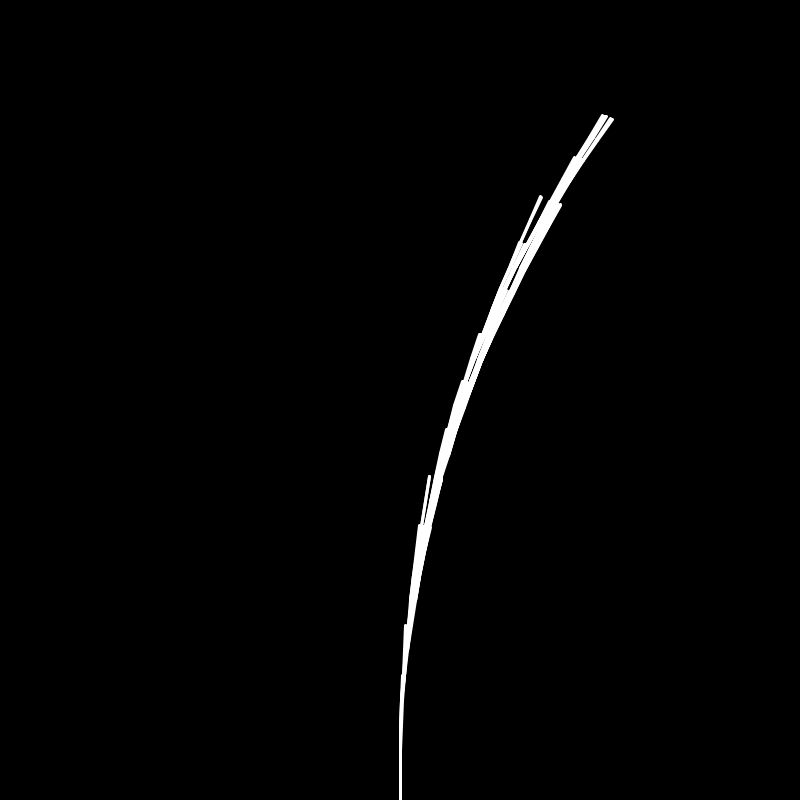
Frame 1 (no input)
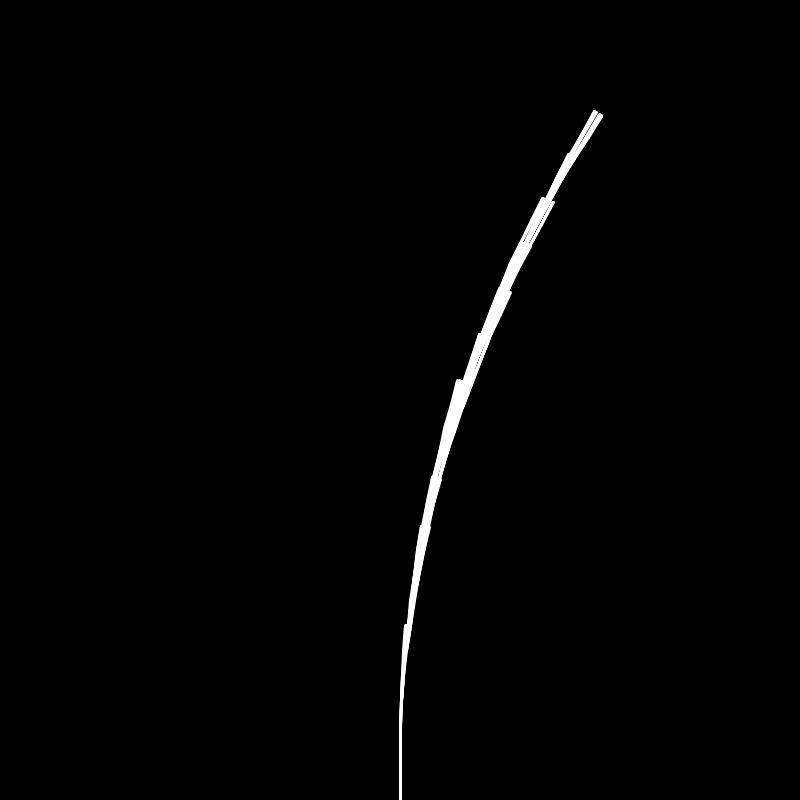
Frame 60 (the mouse pressed at the canvas centre just before this capture)
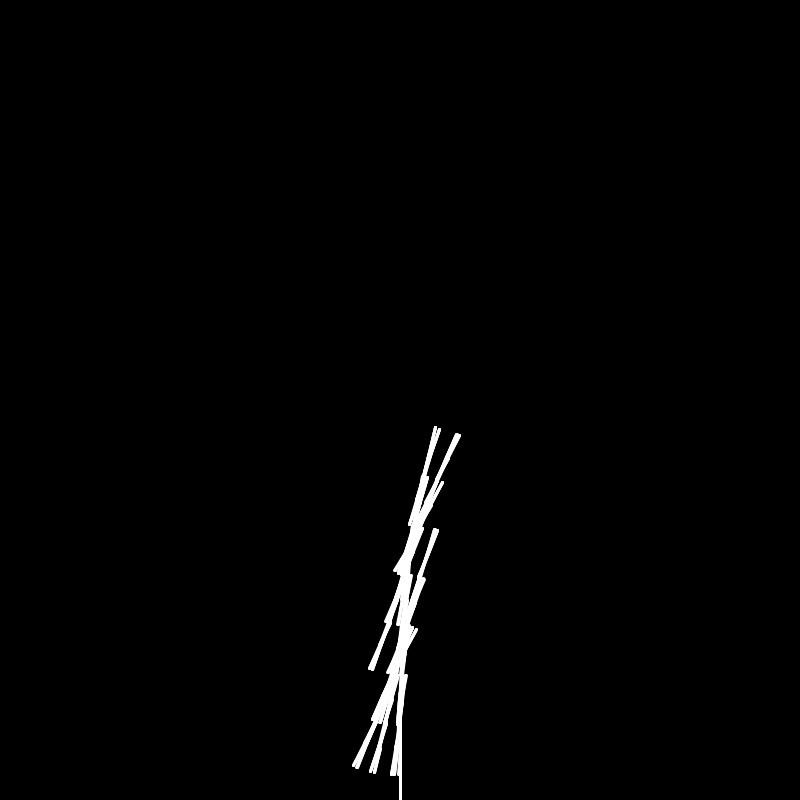
Frame 120 (the mouse held since frame 60 and released just before this capture)

The Processing sketch that drew these frames (run headless with seeded random() and noise(); from frame 60 on, the mouse is pressed at the canvas centre):

// Processing sketch: lsystems
// ── lsystems.pde
String[] koch = new String [4];
String[] hilbert = new String [5];
String[] dragon = new String [11];
String[] tree = new String [6];
String[] bush = new String [4];
String[] gosper = new String[4];

/* Mode variable to choose which LSystem to use */
public enum Mode { KOCH, HILBERT, DRAGON, TREE, BUSH, GOSPER }
Mode mode = Mode.BUSH;

HashMap<Character,String> rules = new HashMap<Character,String>();

void setup() {
  rules.put('A',"A-B--B+A++AA+B-");
  rules.put('B',"+A-BB--B-A++A+B"); 
  
  size(800,800);
  koch[0] = "F";
  koch[1] = "F-F++F-F";
  koch[2] = "F-F++F-F-F-F++F-F++F-F++F-F-F-F++F-F";
  koch[3] = "F-F++F-F-F-F++F-F++F-F++F-F-F-F++F-F-F-F++F-F-F-F++F-F++F-F++F-F-F-F++F-F++F-F++F-F-F-F++F-F++F-F++F-F-F-F++F-F-F-F++F-F-F-F++F-F++F-F++F-F-F-F++F-F";
  hilbert[0] = "A";
  hilbert[1] = "-BF+AFA+FB-";
  hilbert[2] = "-+AF-BFB-FA+F+-BF+AFA+FB-F-BF+AFA+FB-+F+AF-BFB-FA+-";
  hilbert[3] = "-+-BF+AFA+FB-F-+AF-BFB-FA+F+AF-BFB-FA+-F-BF+AFA+FB-+F+-+AF-BFB-FA+F+-BF+AFA+FB-F-BF+AFA+FB-+F+AF-BFB-FA+-F-+AF-BFB-FA+F+-BF+AFA+FB-F-BF+AFA+FB-+F+AF-BFB-FA+-+F+-BF+AFA+FB-F-+AF-BFB-FA+F+AF-BFB-FA+-F-BF+AFA+FB-+-";
  hilbert[4] = "-+-+AF-BFB-FA+F+-BF+AFA+FB-F-BF+AFA+FB-+F+AF-BFB-FA+-F-+-BF+AFA+FB-F-+AF-BFB-FA+F+AF-BFB-FA+-F-BF+AFA+FB-+F+-BF+AFA+FB-F-+AF-BFB-FA+F+AF-BFB-FA+-F-BF+AFA+FB-+-F-+AF-BFB-FA+F+-BF+AFA+FB-F-BF+AFA+FB-+F+AF-BFB-FA+-+F+-+-BF+AFA+FB-F-+AF-BFB-FA+F+AF-BFB-FA+-F-BF+AFA+FB-+F+-+AF-BFB-FA+F+-BF+AFA+FB-F-BF+AFA+FB-+F+AF-BFB-FA+-F-+AF-BFB-FA+F+-BF+AFA+FB-F-BF+AFA+FB-+F+AF-BFB-FA+-+F+-BF+AFA+FB-F-+AF-BFB-FA+F+AF-BFB-FA+-F-BF+AFA+FB-+-F-+-BF+AFA+FB-F-+AF-BFB-FA+F+AF-BFB-FA+-F-BF+AFA+FB-+F+-+AF-BFB-FA+F+-BF+AFA+FB-F-BF+AFA+FB-+F+AF-BFB-FA+-F-+AF-BFB-FA+F+-BF+AFA+FB-F-BF+AFA+FB-+F+AF-BFB-FA+-+F+-BF+AFA+FB-F-+AF-BFB-FA+F+AF-BFB-FA+-F-BF+AFA+FB-+-+F+-+AF-BFB-FA+F+-BF+AFA+FB-F-BF+AFA+FB-+F+AF-BFB-FA+-F-+-BF+AFA+FB-F-+AF-BFB-FA+F+AF-BFB-FA+-F-BF+AFA+FB-+F+-BF+AFA+FB-F-+AF-BFB-FA+F+AF-BFB-FA+-F-BF+AFA+FB-+-F-+AF-BFB-FA+F+-BF+AFA+FB-F-BF+AFA+FB-+F+AF-BFB-FA+-+-";
  dragon[0] = "FX";
  dragon[1] = "FX+YF";
  dragon[2] = "FX+YF+FX-YF";
  dragon[3] = "FX+YF+FX-YF+FX+YF-FX-YF";
  dragon[4] = "FX+YF+FX-YF+FX+YF-FX-YF+FX+YF+FX-YF-FX+YF-FX-YF";
  dragon[5] = "FX+YF+FX-YF+FX+YF-FX-YF+FX+YF+FX-YF-FX+YF-FX-YF+FX+YF+FX-YF+FX+YF-FX-YF-FX+YF+FX-YF-FX+YF-FX-YF";
  dragon[6] = "FX+YF+FX-YF+FX+YF-FX-YF+FX+YF+FX-YF-FX+YF-FX-YF+FX+YF+FX-YF+FX+YF-FX-YF-FX+YF+FX-YF-FX+YF-FX-YF+FX+YF+FX-YF+FX+YF-FX-YF+FX+YF+FX-YF-FX+YF-FX-YF-FX+YF+FX-YF+FX+YF-FX-YF-FX+YF+FX-YF-FX+YF-FX-YF";
  dragon[7] = "FX+YF+FX-YF+FX+YF-FX-YF+FX+YF+FX-YF-FX+YF-FX-YF+FX+YF+FX-YF+FX+YF-FX-YF-FX+YF+FX-YF-FX+YF-FX-YF+FX+YF+FX-YF+FX+YF-FX-YF+FX+YF+FX-YF-FX+YF-FX-YF-FX+YF+FX-YF+FX+YF-FX-YF-FX+YF+FX-YF-FX+YF-FX-YF+FX+YF+FX-YF+FX+YF-FX-YF+FX+YF+FX-YF-FX+YF-FX-YF+FX+YF+FX-YF+FX+YF-FX-YF-FX+YF+FX-YF-FX+YF-FX-YF-FX+YF+FX-YF+FX+YF-FX-YF+FX+YF+FX-YF-FX+YF-FX-YF-FX+YF+FX-YF+FX+YF-FX-YF-FX+YF+FX-YF-FX+YF-FX-YF";
  dragon[8] = "FX+YF+FX-YF+FX+YF-FX-YF+FX+YF+FX-YF-FX+YF-FX-YF+FX+YF+FX-YF+FX+YF-FX-YF-FX+YF+FX-YF-FX+YF-FX-YF+FX+YF+FX-YF+FX+YF-FX-YF+FX+YF+FX-YF-FX+YF-FX-YF-FX+YF+FX-YF+FX+YF-FX-YF-FX+YF+FX-YF-FX+YF-FX-YF+FX+YF+FX-YF+FX+YF-FX-YF+FX+YF+FX-YF-FX+YF-FX-YF+FX+YF+FX-YF+FX+YF-FX-YF-FX+YF+FX-YF-FX+YF-FX-YF-FX+YF+FX-YF+FX+YF-FX-YF+FX+YF+FX-YF-FX+YF-FX-YF-FX+YF+FX-YF+FX+YF-FX-YF-FX+YF+FX-YF-FX+YF-FX-YF+FX+YF+FX-YF+FX+YF-FX-YF+FX+YF+FX-YF-FX+YF-FX-YF+FX+YF+FX-YF+FX+YF-FX-YF-FX+YF+FX-YF-FX+YF-FX-YF+FX+YF+FX-YF+FX+YF-FX-YF+FX+YF+FX-YF-FX+YF-FX-YF-FX+YF+FX-YF+FX+YF-FX-YF-FX+YF+FX-YF-FX+YF-FX-YF-FX+YF+FX-YF+FX+YF-FX-YF+FX+YF+FX-YF-FX+YF-FX-YF+FX+YF+FX-YF+FX+YF-FX-YF-FX+YF+FX-YF-FX+YF-FX-YF-FX+YF+FX-YF+FX+YF-FX-YF+FX+YF+FX-YF-FX+YF-FX-YF-FX+YF+FX-YF+FX+YF-FX-YF-FX+YF+FX-YF-FX+YF-FX-YF";
  dragon[9] = "FX+YF+FX-YF+FX+YF-FX-YF+FX+YF+FX-YF-FX+YF-FX-YF+FX+YF+FX-YF+FX+YF-FX-YF-FX+YF+FX-YF-FX+YF-FX-YF+FX+YF+FX-YF+FX+YF-FX-YF+FX+YF+FX-YF-FX+YF-FX-YF-FX+YF+FX-YF+FX+YF-FX-YF-FX+YF+FX-YF-FX+YF-FX-YF+FX+YF+FX-YF+FX+YF-FX-YF+FX+YF+FX-YF-FX+YF-FX-YF+FX+YF+FX-YF+FX+YF-FX-YF-FX+YF+FX-YF-FX+YF-FX-YF-FX+YF+FX-YF+FX+YF-FX-YF+FX+YF+FX-YF-FX+YF-FX-YF-FX+YF+FX-YF+FX+YF-FX-YF-FX+YF+FX-YF-FX+YF-FX-YF+FX+YF+FX-YF+FX+YF-FX-YF+FX+YF+FX-YF-FX+YF-FX-YF+FX+YF+FX-YF+FX+YF-FX-YF-FX+YF+FX-YF-FX+YF-FX-YF+FX+YF+FX-YF+FX+YF-FX-YF+FX+YF+FX-YF-FX+YF-FX-YF-FX+YF+FX-YF+FX+YF-FX-YF-FX+YF+FX-YF-FX+YF-FX-YF-FX+YF+FX-YF+FX+YF-FX-YF+FX+YF+FX-YF-FX+YF-FX-YF+FX+YF+FX-YF+FX+YF-FX-YF-FX+YF+FX-YF-FX+YF-FX-YF-FX+YF+FX-YF+FX+YF-FX-YF+FX+YF+FX-YF-FX+YF-FX-YF-FX+YF+FX-YF+FX+YF-FX-YF-FX+YF+FX-YF-FX+YF-FX-YF+FX+YF+FX-YF+FX+YF-FX-YF+FX+YF+FX-YF-FX+YF-FX-YF+FX+YF+FX-YF+FX+YF-FX-YF-FX+YF+FX-YF-FX+YF-FX-YF+FX+YF+FX-YF+FX+YF-FX-YF+FX+YF+FX-YF-FX+YF-FX-YF-FX+YF+FX-YF+FX+YF-FX-YF-FX+YF+FX-YF-FX+YF-FX-YF+FX+YF+FX-YF+FX+YF-FX-YF+FX+YF+FX-YF-FX+YF-FX-YF+FX+YF+FX-YF+FX+YF-FX-YF-FX+YF+FX-YF-FX+YF-FX-YF-FX+YF+FX-YF+FX+YF-FX-YF+FX+YF+FX-YF-FX+YF-FX-YF-FX+YF+FX-YF+FX+YF-FX-YF-FX+YF+FX-YF-FX+YF-FX-YF-FX+YF+FX-YF+FX+YF-FX-YF+FX+YF+FX-YF-FX+YF-FX-YF+FX+YF+FX-YF+FX+YF-FX-YF-FX+YF+FX-YF-FX+YF-FX-YF+FX+YF+FX-YF+FX+YF-FX-YF+FX+YF+FX-YF-FX+YF-FX-YF-FX+YF+FX-YF+FX+YF-FX-YF-FX+YF+FX-YF-FX+YF-FX-YF-FX+YF+FX-YF+FX+YF-FX-YF+FX+YF+FX-YF-FX+YF-FX-YF+FX+YF+FX-YF+FX+YF-FX-YF-FX+YF+FX-YF-FX+YF-FX-YF-FX+YF+FX-YF+FX+YF-FX-YF+FX+YF+FX-YF-FX+YF-FX-YF-FX+YF+FX-YF+FX+YF-FX-YF-FX+YF+FX-YF-FX+YF-FX-YF";
  dragon[10] = "FX+YF+FX-YF+FX+YF-FX-YF+FX+YF+FX-YF-FX+YF-FX-YF+FX+YF+FX-YF+FX+YF-FX-YF-FX+YF+FX-YF-FX+YF-FX-YF+FX+YF+FX-YF+FX+YF-FX-YF+FX+YF+FX-YF-FX+YF-FX-YF-FX+YF+FX-YF+FX+YF-FX-YF-FX+YF+FX-YF-FX+YF-FX-YF+FX+YF+FX-YF+FX+YF-FX-YF+FX+YF+FX-YF-FX+YF-FX-YF+FX+YF+FX-YF+FX+YF-FX-YF-FX+YF+FX-YF-FX+YF-FX-YF-FX+YF+FX-YF+FX+YF-FX-YF+FX+YF+FX-YF-FX+YF-FX-YF-FX+YF+FX-YF+FX+YF-FX-YF-FX+YF+FX-YF-FX+YF-FX-YF+FX+YF+FX-YF+FX+YF-FX-YF+FX+YF+FX-YF-FX+YF-FX-YF+FX+YF+FX-YF+FX+YF-FX-YF-FX+YF+FX-YF-FX+YF-FX-YF+FX+YF+FX-YF+FX+YF-FX-YF+FX+YF+FX-YF-FX+YF-FX-YF-FX+YF+FX-YF+FX+YF-FX-YF-FX+YF+FX-YF-FX+YF-FX-YF-FX+YF+FX-YF+FX+YF-FX-YF+FX+YF+FX-YF-FX+YF-FX-YF+FX+YF+FX-YF+FX+YF-FX-YF-FX+YF+FX-YF-FX+YF-FX-YF-FX+YF+FX-YF+FX+YF-FX-YF+FX+YF+FX-YF-FX+YF-FX-YF-FX+YF+FX-YF+FX+YF-FX-YF-FX+YF+FX-YF-FX+YF-FX-YF+FX+YF+FX-YF+FX+YF-FX-YF+FX+YF+FX-YF-FX+YF-FX-YF+FX+YF+FX-YF+FX+YF-FX-YF-FX+YF+FX-YF-FX+YF-FX-YF+FX+YF+FX-YF+FX+YF-FX-YF+FX+YF+FX-YF-FX+YF-FX-YF-FX+YF+FX-YF+FX+YF-FX-YF-FX+YF+FX-YF-FX+YF-FX-YF+FX+YF+FX-YF+FX+YF-FX-YF+FX+YF+FX-YF-FX+YF-FX-YF+FX+YF+FX-YF+FX+YF-FX-YF-FX+YF+FX-YF-FX+YF-FX-YF-FX+YF+FX-YF+FX+YF-FX-YF+FX+YF+FX-YF-FX+YF-FX-YF-FX+YF+FX-YF+FX+YF-FX-YF-FX+YF+FX-YF-FX+YF-FX-YF-FX+YF+FX-YF+FX+YF-FX-YF+FX+YF+FX-YF-FX+YF-FX-YF+FX+YF+FX-YF+FX+YF-FX-YF-FX+YF+FX-YF-FX+YF-FX-YF+FX+YF+FX-YF+FX+YF-FX-YF+FX+YF+FX-YF-FX+YF-FX-YF-FX+YF+FX-YF+FX+YF-FX-YF-FX+YF+FX-YF-FX+YF-FX-YF-FX+YF+FX-YF+FX+YF-FX-YF+FX+YF+FX-YF-FX+YF-FX-YF+FX+YF+FX-YF+FX+YF-FX-YF-FX+YF+FX-YF-FX+YF-FX-YF-FX+YF+FX-YF+FX+YF-FX-YF+FX+YF+FX-YF-FX+YF-FX-YF-FX+YF+FX-YF+FX+YF-FX-YF-FX+YF+FX-YF-FX+YF-FX-YF+FX+YF+FX-YF+FX+YF-FX-YF+FX+YF+FX-YF-FX+YF-FX-YF+FX+YF+FX-YF+FX+YF-FX-YF-FX+YF+FX-YF-FX+YF-FX-YF+FX+YF+FX-YF+FX+YF-FX-YF+FX+YF+FX-YF-FX+YF-FX-YF-FX+YF+FX-YF+FX+YF-FX-YF-FX+YF+FX-YF-FX+YF-FX-YF+FX+YF+FX-YF+FX+YF-FX-YF+FX+YF+FX-YF-FX+YF-FX-YF+FX+YF+FX-YF+FX+YF-FX-YF-FX+YF+FX-YF-FX+YF-FX-YF-FX+YF+FX-YF+FX+YF-FX-YF+FX+YF+FX-YF-FX+YF-FX-YF-FX+YF+FX-YF+FX+YF-FX-YF-FX+YF+FX-YF-FX+YF-FX-YF+FX+YF+FX-YF+FX+YF-FX-YF+FX+YF+FX-YF-FX+YF-FX-YF+FX+YF+FX-YF+FX+YF-FX-YF-FX+YF+FX-YF-FX+YF-FX-YF+FX+YF+FX-YF+FX+YF-FX-YF+FX+YF+FX-YF-FX+YF-FX-YF-FX+YF+FX-YF+FX+YF-FX-YF-FX+YF+FX-YF-FX+YF-FX-YF-FX+YF+FX-YF+FX+YF-FX-YF+FX+YF+FX-YF-FX+YF-FX-YF+FX+YF+FX-YF+FX+YF-FX-YF-FX+YF+FX-YF-FX+YF-FX-YF-FX+YF+FX-YF+FX+YF-FX-YF+FX+YF+FX-YF-FX+YF-FX-YF-FX+YF+FX-YF+FX+YF-FX-YF-FX+YF+FX-YF-FX+YF-FX-YF-FX+YF+FX-YF+FX+YF-FX-YF+FX+YF+FX-YF-FX+YF-FX-YF+FX+YF+FX-YF+FX+YF-FX-YF-FX+YF+FX-YF-FX+YF-FX-YF+FX+YF+FX-YF+FX+YF-FX-YF+FX+YF+FX-YF-FX+YF-FX-YF-FX+YF+FX-YF+FX+YF-FX-YF-FX+YF+FX-YF-FX+YF-FX-YF+FX+YF+FX-YF+FX+YF-FX-YF+FX+YF+FX-YF-FX+YF-FX-YF+FX+YF+FX-YF+FX+YF-FX-YF-FX+YF+FX-YF-FX+YF-FX-YF-FX+YF+FX-YF+FX+YF-FX-YF+FX+YF+FX-YF-FX+YF-FX-YF-FX+YF+FX-YF+FX+YF-FX-YF-FX+YF+FX-YF-FX+YF-FX-YF-FX+YF+FX-YF+FX+YF-FX-YF+FX+YF+FX-YF-FX+YF-FX-YF+FX+YF+FX-YF+FX+YF-FX-YF-FX+YF+FX-YF-FX+YF-FX-YF+FX+YF+FX-YF+FX+YF-FX-YF+FX+YF+FX-YF-FX+YF-FX-YF-FX+YF+FX-YF+FX+YF-FX-YF-FX+YF+FX-YF-FX+YF-FX-YF-FX+YF+FX-YF+FX+YF-FX-YF+FX+YF+FX-YF-FX+YF-FX-YF+FX+YF+FX-YF+FX+YF-FX-YF-FX+YF+FX-YF-FX+YF-FX-YF-FX+YF+FX-YF+FX+YF-FX-YF+FX+YF+FX-YF-FX+YF-FX-YF-FX+YF+FX-YF+FX+YF-FX-YF-FX+YF+FX-YF-FX+YF-FX-YF";
  tree[0] = "0";
  tree[1] = "1[-0]+0";
  tree[2] = "11[-1[-0]+0]+1[-0]+0";
  tree[3] = "1111[-11[-1[-0]+0]+1[-0]+0]+11[-1[-0]+0]+1[-0]+0";
  tree[4] = "11111111[-1111[-11[-1[-0]+0]+1[-0]+0]+11[-1[-0]+0]+1[-0]+0]+1111[-11[-1[-0]+0]+1[-0]+0]+11[-1[-0]+0]+1[-0]+0";
  tree[5] = "1111111111111111[-11111111[-1111[-11[-1[-0]+0]+1[-0]+0]+11[-1[-0]+0]+1[-0]+0]+1111[-11[-1[-0]+0]+1[-0]+0]+11[-1[-0]+0]+1[-0]+0]+11111111[-1111[-11[-1[-0]+0]+1[-0]+0]+11[-1[-0]+0]+1[-0]+0]+1111[-11[-1[-0]+0]+1[-0]+0]+11[-1[-0]+0]+1[-0]+0";
  bush[0] = "F";
  bush[1] = "FF-[-F+F+F]+[+F-F-F]";
  bush[2] = "FF-[-F+F+F]+[+F-F-F]FF-[-F+F+F]+[+F-F-F]-[-FF-[-F+F+F]+[+F-F-F]+FF-[-F+F+F]+[+F-F-F]+FF-[-F+F+F]+[+F-F-F]]+[+FF-[-F+F+F]+[+F-F-F]-FF-[-F+F+F]+[+F-F-F]-FF-[-F+F+F]+[+F-F-F]]";
  bush[3] = "FF-[-F+F+F]+[+F-F-F]FF-[-F+F+F]+[+F-F-F]-[-FF-[-F+F+F]+[+F-F-F]+FF-[-F+F+F]+[+F-F-F]+FF-[-F+F+F]+[+F-F-F]]+[+FF-[-F+F+F]+[+F-F-F]-FF-[-F+F+F]+[+F-F-F]-FF-[-F+F+F]+[+F-F-F]]FF-[-F+F+F]+[+F-F-F]FF-[-F+F+F]+[+F-F-F]-[-FF-[-F+F+F]+[+F-F-F]+FF-[-F+F+F]+[+F-F-F]+FF-[-F+F+F]+[+F-F-F]]+[+FF-[-F+F+F]+[+F-F-F]-FF-[-F+F+F]+[+F-F-F]-FF-[-F+F+F]+[+F-F-F]]-[-FF-[-F+F+F]+[+F-F-F]FF-[-F+F+F]+[+F-F-F]-[-FF-[-F+F+F]+[+F-F-F]+FF-[-F+F+F]+[+F-F-F]+FF-[-F+F+F]+[+F-F-F]]+[+FF-[-F+F+F]+[+F-F-F]-FF-[-F+F+F]+[+F-F-F]-FF-[-F+F+F]+[+F-F-F]]+FF-[-F+F+F]+[+F-F-F]FF-[-F+F+F]+[+F-F-F]-[-FF-[-F+F+F]+[+F-F-F]+FF-[-F+F+F]+[+F-F-F]+FF-[-F+F+F]+[+F-F-F]]+[+FF-[-F+F+F]+[+F-F-F]-FF-[-F+F+F]+[+F-F-F]-FF-[-F+F+F]+[+F-F-F]]+FF-[-F+F+F]+[+F-F-F]FF-[-F+F+F]+[+F-F-F]-[-FF-[-F+F+F]+[+F-F-F]+FF-[-F+F+F]+[+F-F-F]+FF-[-F+F+F]+[+F-F-F]]+[+FF-[-F+F+F]+[+F-F-F]-FF-[-F+F+F]+[+F-F-F]-FF-[-F+F+F]+[+F-F-F]]]+[+FF-[-F+F+F]+[+F-F-F]FF-[-F+F+F]+[+F-F-F]-[-FF-[-F+F+F]+[+F-F-F]+FF-[-F+F+F]+[+F-F-F]+FF-[-F+F+F]+[+F-F-F]]+[+FF-[-F+F+F]+[+F-F-F]-FF-[-F+F+F]+[+F-F-F]-FF-[-F+F+F]+[+F-F-F]]-FF-[-F+F+F]+[+F-F-F]FF-[-F+F+F]+[+F-F-F]-[-FF-[-F+F+F]+[+F-F-F]+FF-[-F+F+F]+[+F-F-F]+FF-[-F+F+F]+[+F-F-F]]+[+FF-[-F+F+F]+[+F-F-F]-FF-[-F+F+F]+[+F-F-F]-FF-[-F+F+F]+[+F-F-F]]-FF-[-F+F+F]+[+F-F-F]FF-[-F+F+F]+[+F-F-F]-[-FF-[-F+F+F]+[+F-F-F]+FF-[-F+F+F]+[+F-F-F]+FF-[-F+F+F]+[+F-F-F]]+[+FF-[-F+F+F]+[+F-F-F]-FF-[-F+F+F]+[+F-F-F]-FF-[-F+F+F]+[+F-F-F]]]";
  gosper[0] = "A-B--B+A++AA+B-";
  gosper[1] = "A-B--B+A++AA+B--+A-BB--B-A++A+B--+A-BB--B-A++A+B+A-B--B+A++AA+B-++A-B--B+A++AA+B-A-B--B+A++AA+B-++A-BB--B-A++A+B-";
  gosper[2] = "A-B--B+A++AA+B--+A-BB--B-A++A+B--+A-BB--B-A++A+B+A-B--B+A++AA+B-++A-B--B+A++AA+B-A-B--B+A++AA+B-++A-BB--B-A++A+B--+A-B--B+A++AA+B--+A-BB--B-A++A+B+A-BB--B-A++A+B--+A-BB--B-A++A+B-A-B--B+A++AA+B-++A-B--B+A++AA+B-++A-BB--B-A++A+B--+A-B--B+A++AA+B--+A-BB--B-A++A+B+A-BB--B-A++A+B--+A-BB--B-A++A+B-A-B--B+A++AA+B-++A-B--B+A++AA+B-++A-BB--B-A++A+B+A-B--B+A++AA+B--+A-BB--B-A++A+B--+A-BB--B-A++A+B+A-B--B+A++AA+B-++A-B--B+A++AA+B-A-B--B+A++AA+B-++A-BB--B-A++A+B-++A-B--B+A++AA+B--+A-BB--B-A++A+B--+A-BB--B-A++A+B+A-B--B+A++AA+B-++A-B--B+A++AA+B-A-B--B+A++AA+B-++A-BB--B-A++A+B-A-B--B+A++AA+B--+A-BB--B-A++A+B--+A-BB--B-A++A+B+A-B--B+A++AA+B-++A-B--B+A++AA+B-A-B--B+A++AA+B-++A-BB--B-A++A+B-++A-B--B+A++AA+B--+A-BB--B-A++A+B+A-BB--B-A++A+B--+A-BB--B-A++A+B-A-B--B+A++AA+B-++A-B--B+A++AA+B-++A-BB--B-A++A+B-";
  gosper[3] = "A-B--B+A++AA+B--+A-BB--B-A++A+B--+A-BB--B-A++A+B+A-B--B+A++AA+B-++A-B--B+A++AA+B-A-B--B+A++AA+B-++A-BB--B-A++A+B--+A-B--B+A++AA+B--+A-BB--B-A++A+B+A-BB--B-A++A+B--+A-BB--B-A++A+B-A-B--B+A++AA+B-++A-B--B+A++AA+B-++A-BB--B-A++A+B--+A-B--B+A++AA+B--+A-BB--B-A++A+B+A-BB--B-A++A+B--+A-BB--B-A++A+B-A-B--B+A++AA+B-++A-B--B+A++AA+B-++A-BB--B-A++A+B+A-B--B+A++AA+B--+A-BB--B-A++A+B--+A-BB--B-A++A+B+A-B--B+A++AA+B-++A-B--B+A++AA+B-A-B--B+A++AA+B-++A-BB--B-A++A+B-++A-B--B+A++AA+B--+A-BB--B-A++A+B--+A-BB--B-A++A+B+A-B--B+A++AA+B-++A-B--B+A++AA+B-A-B--B+A++AA+B-++A-BB--B-A++A+B-A-B--B+A++AA+B--+A-BB--B-A++A+B--+A-BB--B-A++A+B+A-B--B+A++AA+B-++A-B--B+A++AA+B-A-B--B+A++AA+B-++A-BB--B-A++A+B-++A-B--B+A++AA+B--+A-BB--B-A++A+B+A-BB--B-A++A+B--+A-BB--B-A++A+B-A-B--B+A++AA+B-++A-B--B+A++AA+B-++A-BB--B-A++A+B--+A-B--B+A++AA+B--+A-BB--B-A++A+B--+A-BB--B-A++A+B+A-B--B+A++AA+B-++A-B--B+A++AA+B-A-B--B+A++AA+B-++A-BB--B-A++A+B--+A-B--B+A++AA+B--+A-BB--B-A++A+B+A-BB--B-A++A+B--+A-BB--B-A++A+B-A-B--B+A++AA+B-++A-B--B+A++AA+B-++A-BB--B-A++A+B+A-B--B+A++AA+B--+A-BB--B-A++A+B+A-BB--B-A++A+B--+A-BB--B-A++A+B-A-B--B+A++AA+B-++A-B--B+A++AA+B-++A-BB--B-A++A+B--+A-B--B+A++AA+B--+A-BB--B-A++A+B+A-BB--B-A++A+B--+A-BB--B-A++A+B-A-B--B+A++AA+B-++A-B--B+A++AA+B-++A-BB--B-A++A+B-A-B--B+A++AA+B--+A-BB--B-A++A+B--+A-BB--B-A++A+B+A-B--B+A++AA+B-++A-B--B+A++AA+B-A-B--B+A++AA+B-++A-BB--B-A++A+B-++A-B--B+A++AA+B--+A-BB--B-A++A+B--+A-BB--B-A++A+B+A-B--B+A++AA+B-++A-B--B+A++AA+B-A-B--B+A++AA+B-++A-BB--B-A++A+B-++A-B--B+A++AA+B--+A-BB--B-A++A+B+A-BB--B-A++A+B--+A-BB--B-A++A+B-A-B--B+A++AA+B-++A-B--B+A++AA+B-++A-BB--B-A++A+B--+A-B--B+A++AA+B--+A-BB--B-A++A+B--+A-BB--B-A++A+B+A-B--B+A++AA+B-++A-B--B+A++AA+B-A-B--B+A++AA+B-++A-BB--B-A++A+B--+A-B--B+A++AA+B--+A-BB--B-A++A+B+A-BB--B-A++A+B--+A-BB--B-A++A+B-A-B--B+A++AA+B-++A-B--B+A++AA+B-++A-BB--B-A++A+B+A-B--B+A++AA+B--+A-BB--B-A++A+B+A-BB--B-A++A+B--+A-BB--B-A++A+B-A-B--B+A++AA+B-++A-B--B+A++AA+B-++A-BB--B-A++A+B--+A-B--B+A++AA+B--+A-BB--B-A++A+B+A-BB--B-A++A+B--+A-BB--B-A++A+B-A-B--B+A++AA+B-++A-B--B+A++AA+B-++A-BB--B-A++A+B-A-B--B+A++AA+B--+A-BB--B-A++A+B--+A-BB--B-A++A+B+A-B--B+A++AA+B-++A-B--B+A++AA+B-A-B--B+A++AA+B-++A-BB--B-A++A+B-++A-B--B+A++AA+B--+A-BB--B-A++A+B--+A-BB--B-A++A+B+A-B--B+A++AA+B-++A-B--B+A++AA+B-A-B--B+A++AA+B-++A-BB--B-A++A+B-++A-B--B+A++AA+B--+A-BB--B-A++A+B+A-BB--B-A++A+B--+A-BB--B-A++A+B-A-B--B+A++AA+B-++A-B--B+A++AA+B-++A-BB--B-A++A+B+A-B--B+A++AA+B--+A-BB--B-A++A+B--+A-BB--B-A++A+B+A-B--B+A++AA+B-++A-B--B+A++AA+B-A-B--B+A++AA+B-++A-BB--B-A++A+B--+A-B--B+A++AA+B--+A-BB--B-A++A+B+A-BB--B-A++A+B--+A-BB--B-A++A+B-A-B--B+A++AA+B-++A-B--B+A++AA+B-++A-BB--B-A++A+B--+A-B--B+A++AA+B--+A-BB--B-A++A+B+A-BB--B-A++A+B--+A-BB--B-A++A+B-A-B--B+A++AA+B-++A-B--B+A++AA+B-++A-BB--B-A++A+B+A-B--B+A++AA+B--+A-BB--B-A++A+B--+A-BB--B-A++A+B+A-B--B+A++AA+B-++A-B--B+A++AA+B-A-B--B+A++AA+B-++A-BB--B-A++A+B-++A-B--B+A++AA+B--+A-BB--B-A++A+B--+A-BB--B-A++A+B+A-B--B+A++AA+B-++A-B--B+A++AA+B-A-B--B+A++AA+B-++A-BB--B-A++A+B-A-B--B+A++AA+B--+A-BB--B-A++A+B--+A-BB--B-A++A+B+A-B--B+A++AA+B-++A-B--B+A++AA+B-A-B--B+A++AA+B-++A-BB--B-A++A+B-++A-B--B+A++AA+B--+A-BB--B-A++A+B+A-BB--B-A++A+B--+A-BB--B-A++A+B-A-B--B+A++AA+B-++A-B--B+A++AA+B-++A-BB--B-A++A+B-++A-B--B+A++AA+B--+A-BB--B-A++A+B--+A-BB--B-A++A+B+A-B--B+A++AA+B-++A-B--B+A++AA+B-A-B--B+A++AA+B-++A-BB--B-A++A+B--+A-B--B+A++AA+B--+A-BB--B-A++A+B+A-BB--B-A++A+B--+A-BB--B-A++A+B-A-B--B+A++AA+B-++A-B--B+A++AA+B-++A-BB--B-A++A+B--+A-B--B+A++AA+B--+A-BB--B-A++A+B+A-BB--B-A++A+B--+A-BB--B-A++A+B-A-B--B+A++AA+B-++A-B--B+A++AA+B-++A-BB--B-A++A+B+A-B--B+A++AA+B--+A-BB--B-A++A+B--+A-BB--B-A++A+B+A-B--B+A++AA+B-++A-B--B+A++AA+B-A-B--B+A++AA+B-++A-BB--B-A++A+B-++A-B--B+A++AA+B--+A-BB--B-A++A+B--+A-BB--B-A++A+B+A-B--B+A++AA+B-++A-B--B+A++AA+B-A-B--B+A++AA+B-++A-BB--B-A++A+B-A-B--B+A++AA+B--+A-BB--B-A++A+B--+A-BB--B-A++A+B+A-B--B+A++AA+B-++A-B--B+A++AA+B-A-B--B+A++AA+B-++A-BB--B-A++A+B-++A-B--B+A++AA+B--+A-BB--B-A++A+B+A-BB--B-A++A+B--+A-BB--B-A++A+B-A-B--B+A++AA+B-++A-B--B+A++AA+B-++A-BB--B-A++A+B-A-B--B+A++AA+B--+A-BB--B-A++A+B--+A-BB--B-A++A+B+A-B--B+A++AA+B-++A-B--B+A++AA+B-A-B--B+A++AA+B-++A-BB--B-A++A+B--+A-B--B+A++AA+B--+A-BB--B-A++A+B+A-BB--B-A++A+B--+A-BB--B-A++A+B-A-B--B+A++AA+B-++A-B--B+A++AA+B-++A-BB--B-A++A+B--+A-B--B+A++AA+B--+A-BB--B-A++A+B+A-BB--B-A++A+B--+A-BB--B-A++A+B-A-B--B+A++AA+B-++A-B--B+A++AA+B-++A-BB--B-A++A+B+A-B--B+A++AA+B--+A-BB--B-A++A+B--+A-BB--B-A++A+B+A-B--B+A++AA+B-++A-B--B+A++AA+B-A-B--B+A++AA+B-++A-BB--B-A++A+B-++A-B--B+A++AA+B--+A-BB--B-A++A+B--+A-BB--B-A++A+B+A-B--B+A++AA+B-++A-B--B+A++AA+B-A-B--B+A++AA+B-++A-BB--B-A++A+B-A-B--B+A++AA+B--+A-BB--B-A++A+B--+A-BB--B-A++A+B+A-B--B+A++AA+B-++A-B--B+A++AA+B-A-B--B+A++AA+B-++A-BB--B-A++A+B-++A-B--B+A++AA+B--+A-BB--B-A++A+B+A-BB--B-A++A+B--+A-BB--B-A++A+B-A-B--B+A++AA+B-++A-B--B+A++AA+B-++A-BB--B-A++A+B-++A-B--B+A++AA+B--+A-BB--B-A++A+B--+A-BB--B-A++A+B+A-B--B+A++AA+B-++A-B--B+A++AA+B-A-B--B+A++AA+B-++A-BB--B-A++A+B--+A-B--B+A++AA+B--+A-BB--B-A++A+B+A-BB--B-A++A+B--+A-BB--B-A++A+B-A-B--B+A++AA+B-++A-B--B+A++AA+B-++A-BB--B-A++A+B+A-B--B+A++AA+B--+A-BB--B-A++A+B+A-BB--B-A++A+B--+A-BB--B-A++A+B-A-B--B+A++AA+B-++A-B--B+A++AA+B-++A-BB--B-A++A+B--+A-B--B+A++AA+B--+A-BB--B-A++A+B+A-BB--B-A++A+B--+A-BB--B-A++A+B-A-B--B+A++AA+B-++A-B--B+A++AA+B-++A-BB--B-A++A+B-A-B--B+A++AA+B--+A-BB--B-A++A+B--+A-BB--B-A++A+B+A-B--B+A++AA+B-++A-B--B+A++AA+B-A-B--B+A++AA+B-++A-BB--B-A++A+B-++A-B--B+A++AA+B--+A-BB--B-A++A+B--+A-BB--B-A++A+B+A-B--B+A++AA+B-++A-B--B+A++AA+B-A-B--B+A++AA+B-++A-BB--B-A++A+B-++A-B--B+A++AA+B--+A-BB--B-A++A+B+A-BB--B-A++A+B--+A-BB--B-A++A+B-A-B--B+A++AA+B-++A-B--B+A++AA+B-++A-BB--B-A++A+B-";
}

int level=3;
void draw() {
  background(0);
  stroke(255);
  strokeWeight(3);
  
  if(mode == Mode.KOCH) {
    translate(width/2,height);
    for(int i=0; i<koch[level].length(); i++) {
      char c = koch[level].charAt(i);
      float len = height / pow(3,level);
      if(c == 'F') {
        line(0,0, 0,-len);
        translate(0,-len);
      }
      if(c == '-') { rotate(-PI/3); }
      if(c == '+') { rotate(PI/3); }
    }
  }
  
  if(mode == Mode.HILBERT) {
    translate(width-100, height-100);
    noFill();
    float len = (height-200) / (pow(2,level) - 1);
    float theta = PI/2;
    //float theta = map(mouseX, 0,width, 0,2*PI);
    for(int i=0; i<hilbert[level].length(); i++) {
      char c = hilbert[level].charAt(i);
      if(c == 'F') {
        //line(0,0, 0,-len);
        bezier(0,0, -len/2,-len/2, len/2,-len/2  ,0,-len);
        translate(0,-len);
      }
      if(c == '-') { rotate(-theta); }
      if(c == '+') { rotate(theta); }
    }
  }
  
  if(mode == Mode.GOSPER) {
    translate(width-10,height/2);
    noFill();
    float len = 10;//height / pow(2.5,level) / 2;
    for(int i=0; i<gosper[level].length(); i++) {
      char c = gosper[level].charAt(i);
      if(c == 'A' || c == 'B') {
        line(0,0, 0,-len);
        translate(0,-len);
      }
      if(c == '-') { rotate(-PI/3); }
      if(c == '+') { rotate(PI/3); }
    }
  }
  
  if(mode == Mode.TREE) {
    translate(width/2, height);
    float len = 25;
    float theta = PI/3;
    //float theta = map(mouseX, 0,width, 0,2*PI);
    for(int i=0; i<tree[level].length(); i++) {
      char c = tree[level].charAt(i);
      if(c == '0' || c == '1') {
        line(0,0, 0,-len);
        translate(0,-len);
      }
      if(c == '-') { rotate(-theta); }
      if(c == '+') { rotate(theta); }
      if(c == '[') { pushMatrix(); }
      if(c == ']') { popMatrix(); }
    }
  }
  
  if(mode == Mode.BUSH) {
    translate(width/2, height);
    float len = 25;
    //float theta = PI/6;
    float theta = map(mouseX, 0,width, 0,2*PI);
    for(int i=0; i<bush[level].length(); i++) {
      char c = bush[level].charAt(i);
      if(c == 'F' || c == '1') {
        line(0,0, 0,-len);
        translate(0,-len);
      }
      if(c == '-') { rotate(-theta+random(PI/128)); }
      if(c == '+') { rotate(theta+random(PI/128)); }
      if(c == '[') { pushMatrix(); }
      if(c == ']') { popMatrix(); }
    }
  }
  
  if(mode == Mode.DRAGON) {
    translate(width/2, height/2);
    stroke(255);//,0,0);
    pushMatrix();
    doDragon();
    popMatrix();
    
    stroke(0,255,0);
    rotate(PI/2);
    pushMatrix();
    doDragon();
    popMatrix();
    
    stroke(0,0,255);
    rotate(PI/2);
    pushMatrix();
    doDragon();
    popMatrix();
    
    stroke(255,255,0);
    rotate(PI/2);
    pushMatrix();
    doDragon();
    popMatrix();
    
  }
  
}

void doDragon() {
  for(int i=0; i<dragon[level].length(); i++) {
    char c = dragon[level].charAt(i);
    float len = 12;
    if(c == 'F') {
      line(0,0, 0,-len);
      //bezier(0,0, -len/2,-len/2, len/2,-len/2, 0,-len);
      translate(0,-len);
    }
    if(c == '-') { rotate(-PI/2); }
    if(c == '+') { rotate(PI/2); }
  }
}


void keyPressed() {
  if(key == ' ') { noLoop(); }
  if(key == 'a') { loop(); }
  if(keyCode == LEFT || keyCode == DOWN) {
    level--;
    if(level < 0) level = 0;
  }
  if(keyCode == RIGHT || keyCode == UP) {
    level++;
    if(mode == Mode.KOCH && level > 3) level = 3;
    if(mode == Mode.HILBERT && level > 4) level = 4;
    if(mode == Mode.DRAGON && level > 10) level = 10;
    if(mode == Mode.TREE && level > 5) level = 5;
    if(mode == Mode.BUSH && level > 3) level = 3;
    if(mode == Mode.GOSPER && level > 3) level = 3;
  }
  if(key == 'k' || key == 'K') { mode = Mode.KOCH; level = 0; }
  if(key == 'h' || key == 'H') { mode = Mode.HILBERT; level = 0; }
  if(key == 'd' || key == 'D') { mode = Mode.DRAGON; level = 0; }
  if(key == 't' || key == 'T') { mode = Mode.TREE; level = 0; }
  if(key == 'b' || key == 'B') { mode = Mode.BUSH; level = 0; }
  if(key == 'g' || key == 'G') { mode = Mode.GOSPER; level = 0; }
}
